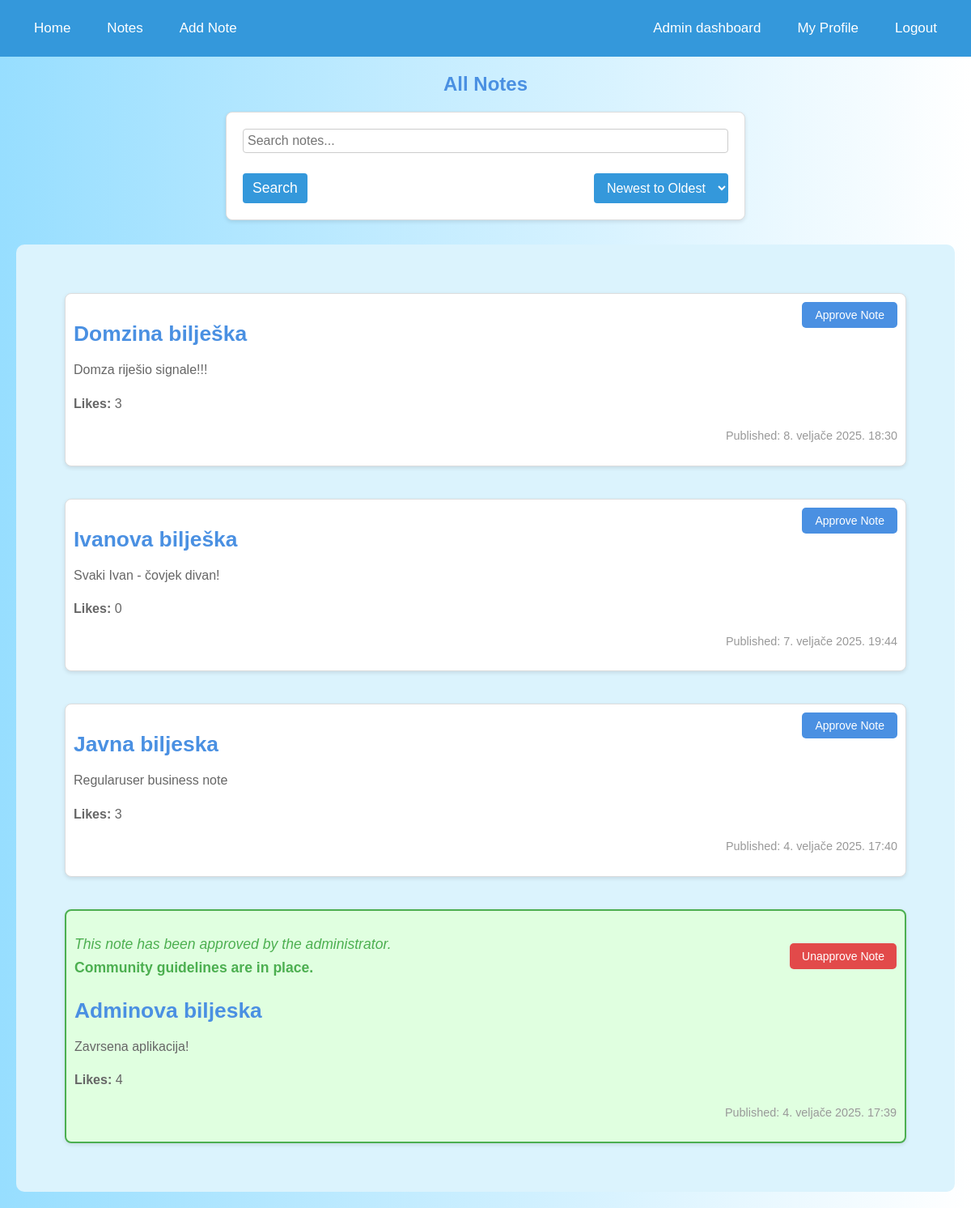
The page /notes/ (signed in) on the database its author committed.
### notes/models.py (models this page shows, shortened)
class Note(models.Model):
    ROLE_CHOICES = [
        ('hobbies', 'Hobbies'),
        ('movies', 'Movies'),
        ('school', 'School'),
        ('work', 'Work'),
        ('music', 'Music'),
        ('personal', 'Personal'),
    ]
    CATEGORY_CHOICES = [
        ('business', 'Business'),
        ('personal', 'Personal'),
    ]
    user = models.ForeignKey('accounts.CustomUser', on_delete=models.CASCADE, null=True, blank=True, related_name='notes')
    title = models.CharField(max_length=200)
    content = models.TextField()
    pub_date = models.DateTimeField(auto_now_add=True)
    likes = models.PositiveIntegerField(default=0)
    private_notes = models.ManyToManyField(PrivateNoteModel, blank=True)
    is_public = models.BooleanField(default=True)
    is_important = models.BooleanField(default=False)
    is_locked = models.BooleanField(default=False)
    password = models.CharField(max_length=100, null=True, blank=True)
    completed = models.BooleanField(default=False)
    is_private = models.BooleanField(default=False)
    role = models.CharField(max_length=20, choices=ROLE_CHOICES, blank=True, null=True)
    approved = models.BooleanField(default=False)
    category = models.CharField(max_length=20, choices=CATEGORY_CHOICES, default='personal', blank=True, null=True)

### notes/views.py (the view)
# urls.py: path('', views.index, name='index'),
def index(request):
    search_query = request.GET.get('search', '')
    order = request.GET.get('order', 'desc')
    if search_query:
        notes = Note.objects.filter(title__icontains=search_query, is_public= True)
    else:
        notes = Note.objects.filter(is_public = True)
    if request.user.is_authenticated:
         notes = notes | Note.objects.filter(user=request.user, is_private=True)
    if request.user.type == 'REGULARUSER':
        for note in notes:
            if note.user.type == 'SUPERUSER' and note.is_public:
                note.display_role = note.role
            else:
                note.display_role = None
    if order == 'asc':
        notes = notes.order_by('-is_important', 'pub_date')
    else:
        notes = notes.order_by( '-is_important', '-pub_date')
    context = {
        'latest_note_list': notes,
        'current_order': order,
        'search_query': search_query,
    }
    return render(request, 'notes/index.html', context)

### notes/templates/notes/index.html (shortened to what this page needs)
{% extends 'notes/base.html' %}
{% block content %}
    <h2>All Notes</h2>
    <form method="get" action="{% url 'notes:index' %}" class="sort-form">
        <input type="text" name="search" placeholder="Search notes..." value="{{ search_query }}">
        <div class="search-sort-buttons">
            <button type="submit" class="search-button">Search</button>
            <select name="order" onchange="this.form.submit()">
                <option value="desc" {% if current_order == 'desc' %}selected{% endif %}>Newest to Oldest</option>
            </select>
        </div>
    </form>
    <div class="notes-container">
        {% if user.is_authenticated %}
            {% for note in latest_note_list %}
                <div class="note {% if note.approved %}approved-note{% endif %}">
                    {% if note.approved %}
                        <p class="approved-message">
                            <em>This note has been approved by the administrator.</em><br>
                            <strong>Community guidelines are in place.</strong>
                        </p>
                    {% endif %}
                    {% if user.is_staff %}
                        {% if not note.approved %}
                            <a href="{% url 'accounts:approve_note' note.id %}" class="approve-button">Approve Note</a>
                        {% else %}
                            <a href="{% url 'accounts:unapprove_note' note.id %}" class="unapprove-button">Unapprove Note</a>
                        {% endif %}
                    {% endif %}
                    <h3><a href="{% url 'notes:detail' note.id %}">{{ note.title }}</a></h3>
                    <p>{{ note.content }}</p>
                    <p><strong>Likes:</strong> {{ note.likes }}</p>
                    <p>Published: {{ note.pub_date }}</p>
                </div>
            {% empty %}
                <p>No notes available.</p>
            {% endfor %}
        {% else %}
            <p>You need to be logged in to view the notes.</p>
        {% endif %}
    </div>
{% endblock %}

### notes/static/app/notes.css (style rules this page uses)
body { background: linear-gradient(to bottom, white, #b3e5fc); color: #2c3e50; font-family: Arial, sans-serif; margin: 0; padding: 0; }
.notes-container { background-color: #dbf3fd; padding: 20px; border-radius: 10px; margin-top: 30px; }
h1, h2 { color: #2980b9; font-weight: bold; }
input, textarea { width: 100%; padding: 10px; border: 1px solid #bdc3c7; border-radius: 5px; font-size: 16px; box-sizing: border-box; }
button { background-color: #3498db; color: white; border: none; padding: 10px 20px; border-radius: 5px; font-size: 16px; cursor: pointer; }
body { font-family: Arial, sans-serif; background-color: #f4f7fa; color: #333; margin: 0; padding: 0; }
h2 { text-align: center; color: #4a90e2; margin-top: 20px; }
.note { background-color: #fff; border: 1px solid #ddd; border-radius: 8px; box-shadow: 0 2px 5px rgba(0, 0, 0, 0.1); margin: 40px; padding: 10px; position: relative; transition: transform 0.2s, box-shadow 0.2s; }
.note h3 { font-size: 1.5em; color: #333; margin-bottom: 10px; }
.note h3 a { text-decoration: none; color: #4a90e2; transition: color 0.3s; }
.note p { font-size: 1em; color: #666; line-height: 1.6; }
.note p:last-of-type { font-size: 0.9em; color: #999; text-align: right; }
.approve-button { position: absolute; top: 10px; right: 10px; background-color: #4a90e2; color: white; border: none; padding: 8px 16px; border-radius: 5px; font-size: 14px; cursor: pointer; transition: background-color 0.3s; }
.unapprove-button { position: absolute; top: 40px; right: 10px; background-color: #e24a4a; color: white; text-decoration: none; padding: 8px 15px; border-radius: 5px; font-size: 14px; display: inline-block; }
.note .approved-message { color: rgb(169, 169, 169); }
form { background-color: #fff; border: 1px solid #ddd; border-radius: 8px; padding: 20px; box-shadow: 0 2px 5px rgba(0, 0, 0, 0.1); margin: 20px auto; width: 80%; max-width: 600px; }
form input, form textarea { width: 100%; padding: 10px; border-radius: 5px; border: 1px solid #ddd; margin-bottom: 15px; font-size: 1em; }
form button { background-color: #4a90e2; color: white; padding: 10px 20px; border: none; border-radius: 5px; font-size: 1.1em; cursor: pointer; transition: background-color 0.3s; }
a { color: #4a90e2; text-decoration: none; font-size: 1.1em; }
.sort-form { display: flex; flex-direction: column; margin-bottom: 20px; }
.sort-form input[type="text"] { padding: 5px; width: 100%; border: 1px solid #ccc; border-radius: 4px; }
.search-sort-buttons { display: flex; justify-content: space-between; margin-top: 10px; }
.search-button { padding: 8px 12px; background-color: #3498db; color: white; border: none; border-radius: 4px; cursor: pointer; transition: background-color 0.3s; }
.sort-form select { padding: 8px 12px; background-color: #3498db; color: white; border: none; border-radius: 4px; font-size: 16px; cursor: pointer; transition: background-color 0.3s; }
body.light { background: linear-gradient(to right, #97deff, white); color: black; }
.note.approved-note { background-color: #e0ffe0; border: 2px solid #4CAF50; padding: 10px; border-radius: 8px; }
.note.approved-note .approved-message { font-size: 1.1em; color: #4CAF50; margin-bottom: 10px; }

### rows shown on the page
Note: approved "Approve Note", title "Domzina bilješka", content "Domza riješio signale!!!", likes "3", pub_date "8. veljače 2025. 18:30"
Note: approved "Approve Note", title "Ivanova bilješka", content "Svaki Ivan - čovjek divan!", likes "0", pub_date "7. veljače 2025. 19:44"
Note: approved "Approve Note", title "Javna biljeska", content "Regularuser business note", likes "3", pub_date "4. veljače 2025. 17:40"
Note: shows "This note has been approved by the administrator.", approved "Community guidelines are in place.", title "Adminova biljeska", content "Zavrsena aplikacija!", likes "4", pub_date "4. veljače 2025. 17:39"
